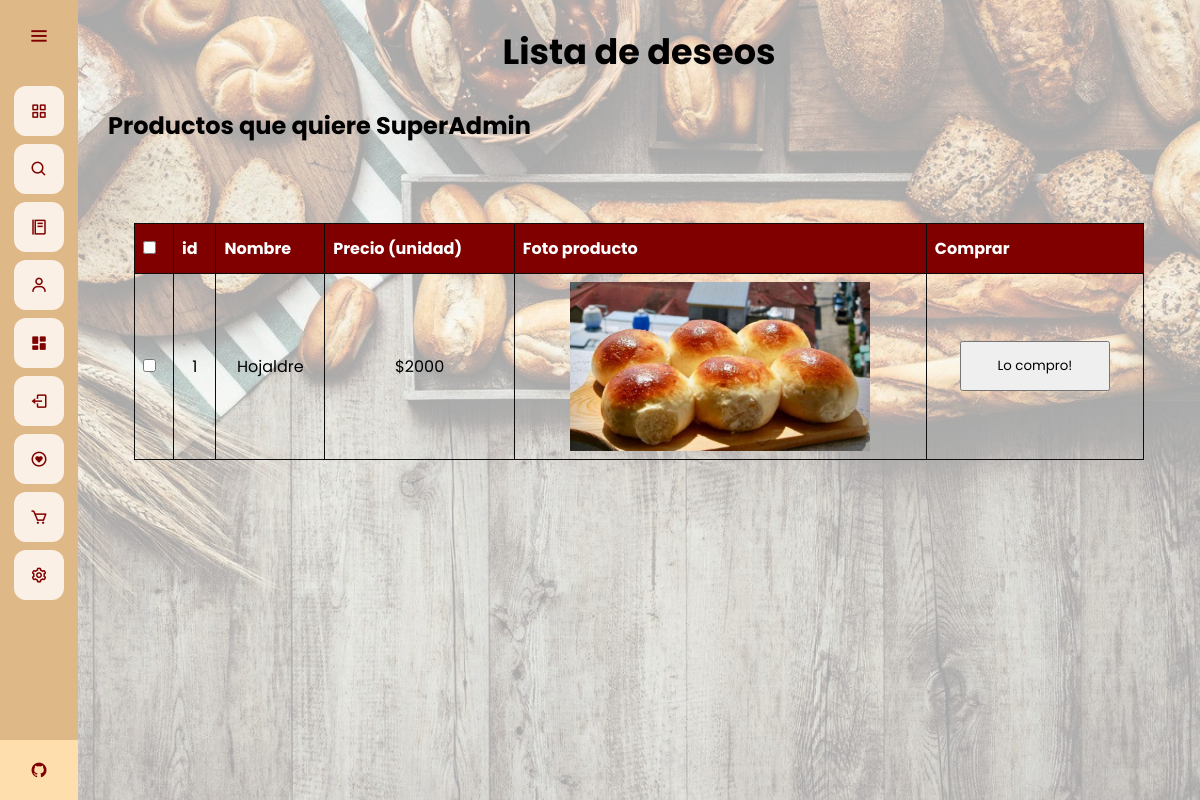
The page /lista-de-deseos (signed in) on the database as committed earlier.
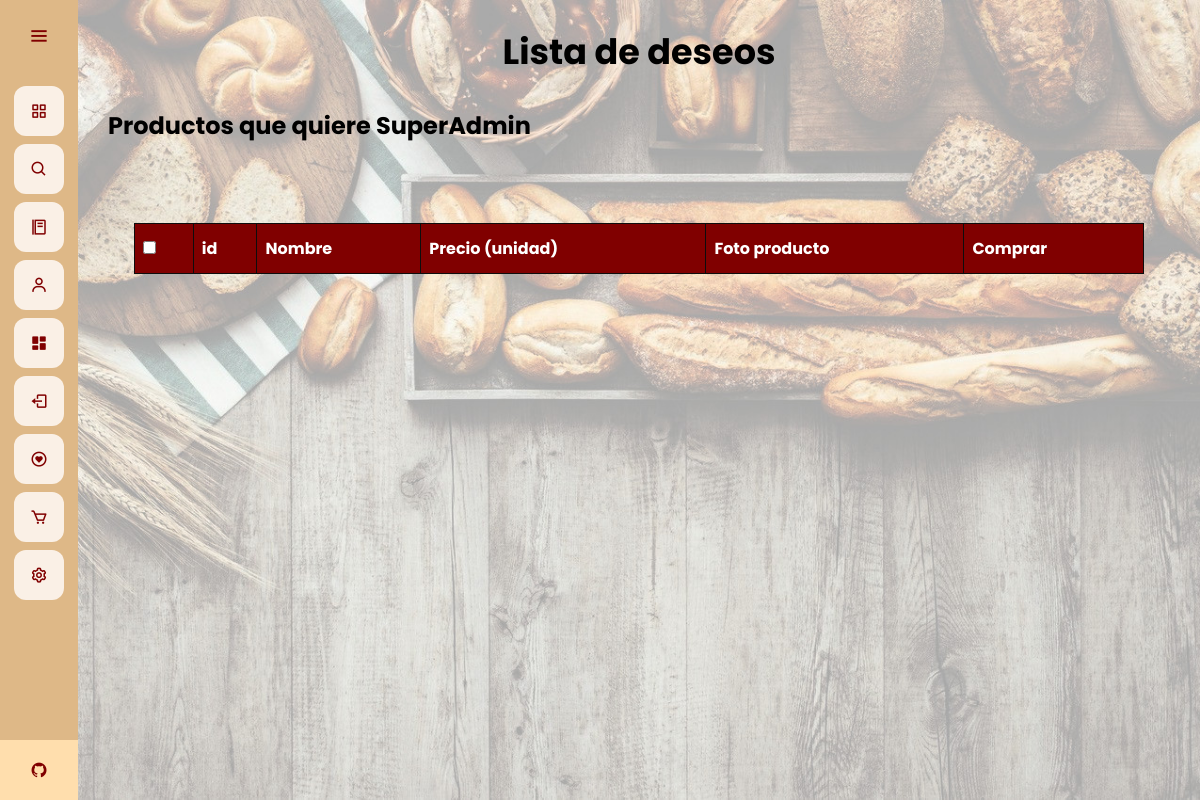
The same page on the database as committed later.
### app.py (models this page shows)
class Wish(database.Model):
	id = database.Column(database.Integer, primary_key=True)
	product_id = database.Column(database.Integer, database.ForeignKey('products.id'))
	product_price = database.Column(database.Integer, database.ForeignKey('products.price'))
	user_id = database.Column(database.String(30), database.ForeignKey('user.username'))
	product_name = database.Column(database.String(30), database.ForeignKey('products.productname'))
	product_img = database.Column(database.Integer, database.ForeignKey('products.image_prod'))

### app.py (the view)
@app.route("/lista-de-deseos")
@login_required
def lista():
	products = Wish.query.filter(Wish.user_id == current_user.username)
	return render_template("listadeseos.html", products = products)

### app.py (called while the page is built)
@login_manager.user_loader
def load_user(user_id):
	return User.query.get(int(user_id))

@app.before_request
def make_session_permanent():
    session.permanent = True

### templates/listadeseos.html (shortened to what this page needs)
{% extends 'base.html' %}
{% block style %}
<link rel="stylesheet" href="{{ url_for('static', filename='css/style_lista.css') }}">
{% endblock %}
{% block content %}
<div class="conitaner">
    <br>
    <h1 class="title">
        Lista de deseos
    </h1>
    <div class="user">
        <h2>
            Productos que quiere {{ current_user.username }}
        </h2>
    </div>
    <br>
    <br>
    <div class="table-div">
        <table id="tableu" class="tableu" style="width: 90%">
            <thead>
                <tr>
                    <th>
                        <input type="checkbox" onclick="checkAll(this)">
                    </th>
                    <th>id</th>
                    <th>Nombre</th>
                    <th>Precio (unidad)</th>
                    <th>Foto producto</th>
                    <th>Comprar</th>
                </tr>
            </thead>
            <tbody>
                {% for product in products %}
                <tr>
                    <td><input type="checkbox" name="user"></td>
                    <td>
                        <div class="p_id">
                            {{ product.product_id }}
                        </div>
                    </td>
                    <td>
                        <div class="p_id">
                            {{ product.product_name }}
                        </div>
                    </td>
                    <td>
                        <div class="p_id">
                            ${{ product.product_price }}
                        </div>
                    </td>
                    <td>
                        <div class="image">
                            <img src="{{ url_for('static', filename='images_plates/' + product.product_img) }}" alt="">
                        </div>
                    </td>
                    <td>
                        <div class="buy">
                            <form action="" method="POST">
                                <input type="submit" value="Lo compro!" class="form-control btn btn-primary " name="" id="buttond">
                            </form>
                        </div>
                    </td>
                </tr>
                {% endfor %}
            </tbody>
        </table>
    </div>
</div>
{% endblock %}

Rows that differ between the two databases and show on the page:
no longer on this page (row edited): Wish: product_id "1", product_name "Hojaldre", product_price "2000", product_img (picture)
